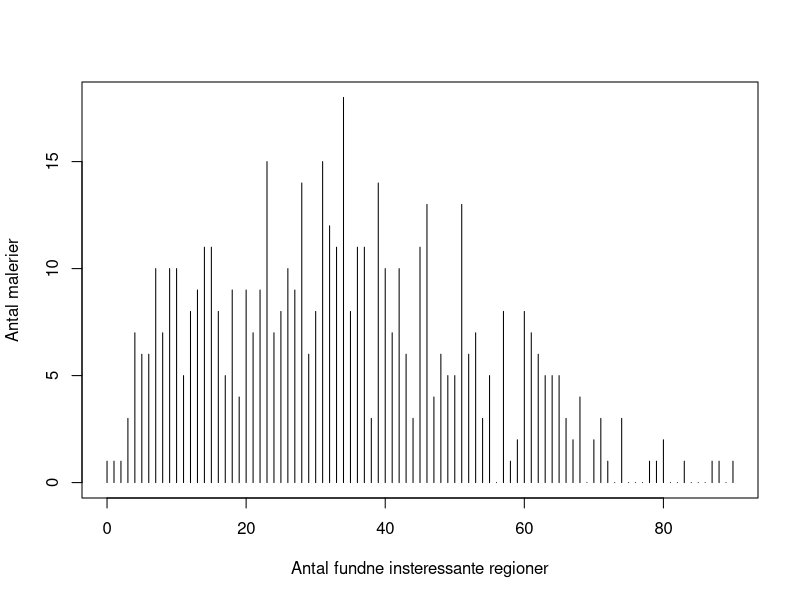
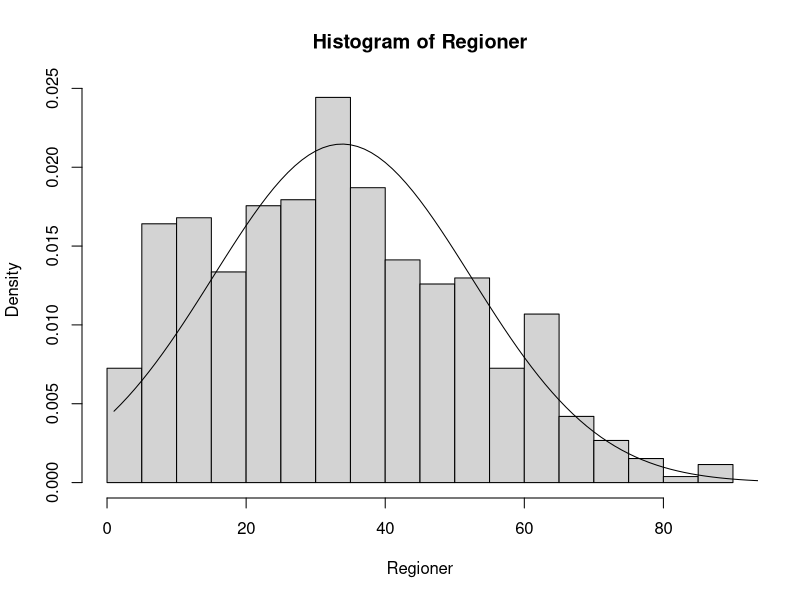
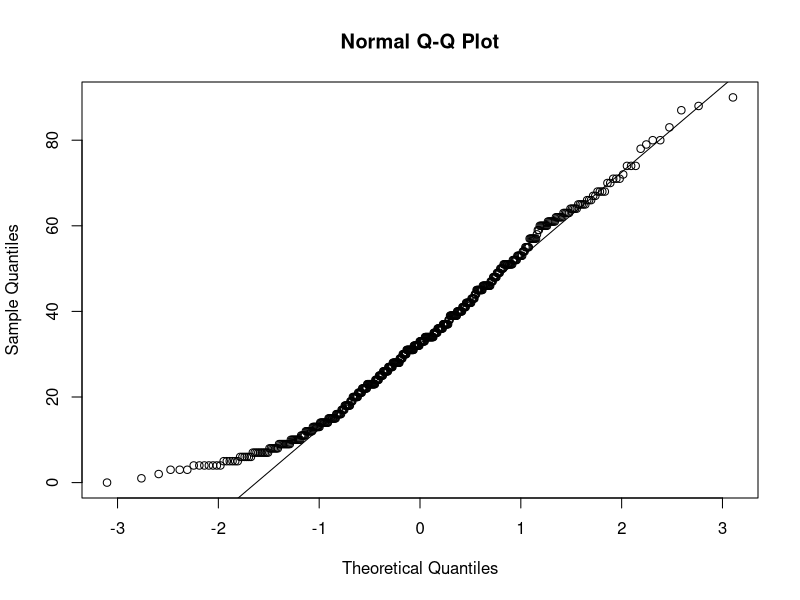

These charts were generated, in order, by the following R code:
#!/usr/bin/env Rscript
#

d0 <- read.table("csv/exp_totalRegions.csv", sep=",", header=TRUE);
prod = d0$interessante.regioner*d0$antal;
prob = prod/sum(prod);
#print("Middelværdi");
#print(mean(d0$antal));
#print("Standardafvigelse");
#print(sd(d0$antal));
#print(sum(prod)/sum(d0$antal));

Regioner = c();
pos = 1;
start = 1;
for (i in d0$antal) {
    stop = start + i;
    s = seq(start, stop);
    for (j in s) {
        Regioner[j] = d0$interessante.regioner[pos];
    }
    pos = pos + 1;
    start = stop;
}
# Remove the last element
Regioner <- Regioner[1:length(Regioner) - 1];

print("Antal maleier");
print(sum(d0$antal));
print("Total regioner");
print(sum(prod));
print("Middelværdi");
print(mean(Regioner));
print("Standardafvigelse");
print(sd(Regioner));
#print(Regioner);

# Plot
png("billeder/exp_totalregions.png");
plot(d0$interessante.regioner, d0$antal, "h", ylab="Antal malerier", xlab="Antal fundne insteressante regioner");
#barplot(d0$antal, beside=TRUE, names=d0$interessante.regioner, ylab="Antal malerier", xlab="Antal fundne insteressante regioner");
#barplot(d0$antal,beside=TRUE, names=d0$interessante.regioner,cex.names=1)
dev.off();


# Plot
#png("billeder/exp_totalregions.png");
yval = seq(1,600);
#d0$antal[1] = 0;
#fval <- sum(d0$antal)*dnorm(yval, mean=mean(Regioner), sd=sd(Regioner));
#plot(d0$interessante.regioner, d0$antal, "h", ylab="Antal malerier", xlab="Antal fundne insteressante regioner");
#points(yval, fval, type="l");
#dev.off();

#Regioner <- Regioner[299:length(Regioner)];
png("billeder/hist_exp_totalregions.png");
hist(Regioner, nclass=30, prob=TRUE);
#barplot(prob, beside=TRUE,cex.names=1)
#plot(d0$interessante.regioner, prob, "h", ylab="Antal malerier", xlab="Antal fundne insteressante regioner");
#yval = seq(1,600);
#fval <- dexp(yval, rate = 1/(mean(Regioner)), log = FALSE)
fval <- dnorm(yval, mean=mean(Regioner), sd=sd(Regioner));
points(yval, fval, type="l");
dev.off();

#Regioner <- Regioner[2:length(Regioner)];
png("billeder/qq_exp_totalregions.png");
qqnorm(Regioner);
qqline(Regioner);
dev.off();

t.test(sum(prod) * fval);
r = sum(prod) * fval;
mu = mean(Regioner);
sd = sd(Regioner);
error <- qnorm(0.975)*sd/sqrt(sum(prod));
left <- mu-error;
right <- mu+error;
print(left);
print(right);
print(mean(r));
print(sd(r));
